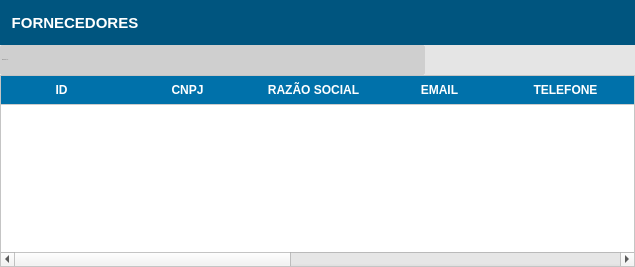
            <widget class="QWidget" name="fornecedores">
             <layout class="QVBoxLayout" name="verticalLayout_27">
              <property name="spacing">
               <number>0</number>
              </property>
              <property name="leftMargin">
               <number>0</number>
              </property>
              <property name="topMargin">
               <number>0</number>
              </property>
              <property name="rightMargin">
               <number>0</number>
              </property>
              <property name="bottomMargin">
               <number>0</number>
              </property>
              <item>
               <widget class="QFrame" name="frame_69">
                <property name="maximumSize">
                 <size>
                  <width>16777215</width>
                  <height>45</height>
                 </size>
                </property>
                <property name="styleSheet">
                 <string notr="true">background-color: rgb(0, 85, 127);</string>
                </property>
                <property name="frameShape">
                 <enum>QFrame::NoFrame</enum>
                </property>
                <property name="frameShadow">
                 <enum>QFrame::Raised</enum>
                </property>
                <layout class="QHBoxLayout" name="horizontalLayout_17">
                 <property name="spacing">
                  <number>0</number>
                 </property>
                 <property name="leftMargin">
                  <number>0</number>
                 </property>
                 <property name="topMargin">
                  <number>0</number>
                 </property>
                 <property name="rightMargin">
                  <number>0</number>
                 </property>
                 <property name="bottomMargin">
                  <number>0</number>
                 </property>
                 <item>
                  <widget class="QPushButton" name="pushButton_20">
                   <property name="minimumSize">
                    <size>
                     <width>150</width>
                     <height>45</height>
                    </size>
                   </property>
                   <property name="styleSheet">
                    <string notr="true">QPushButton {
border: none;
color: rgb(255, 255, 255);
font-weight: bold;
font-size: 15px;


text-transform: uppercase
 }
QPushButton:hover{
border: none;
color: rgb(255, 255, 255);
font-weight: bold;
font-size: 16px;
text-decoration:underline;



}</string>
                   </property>
                   <property name="text">
                    <string>FORNECEDORES</string>
                   </property>
                   <property name="icon">
                    <iconset>
                     <normaloff>img/fornecedor.png</normaloff>img/fornecedor.png</iconset>
                   </property>
                   <property name="iconSize">
                    <size>
                     <width>35</width>
                     <height>30</height>
                    </size>
                   </property>
                  </widget>
                 </item>
                 <item>
                  <spacer name="horizontalSpacer_10">
                   <property name="orientation">
                    <enum>Qt::Horizontal</enum>
                   </property>
                   <property name="sizeHint" stdset="0">
                    <size>
                     <width>485</width>
                     <height>20</height>
                    </size>
                   </property>
                  </spacer>
                 </item>
                </layout>
               </widget>
              </item>
              <item>
               <widget class="QFrame" name="frame_153">
                <property name="minimumSize">
                 <size>
                  <width>0</width>
                  <height>30</height>
                 </size>
                </property>
                <property name="maximumSize">
                 <size>
                  <width>16777215</width>
                  <height>30</height>
                 </size>
                </property>
                <property name="frameShape">
                 <enum>QFrame::NoFrame</enum>
                </property>
                <property name="frameShadow">
                 <enum>QFrame::Raised</enum>
                </property>
                <layout class="QHBoxLayout" name="horizontalLayout">
                 <property name="spacing">
                  <number>0</number>
                 </property>
                 <property name="leftMargin">
                  <number>0</number>
                 </property>
                 <property name="topMargin">
                  <number>0</number>
                 </property>
                 <property name="rightMargin">
                  <number>0</number>
                 </property>
                 <property name="bottomMargin">
                  <number>0</number>
                 </property>
                 <item>
                  <widget class="QLineEdit" name="tx_BuscaUsuarios_3">
                   <property name="sizePolicy">
                    <sizepolicy hsizetype="Preferred" vsizetype="Preferred">
                     <horstretch>0</horstretch>
                     <verstretch>0</verstretch>
                    </sizepolicy>
                   </property>
                   <property name="maximumSize">
                    <size>
                     <width>777777</width>
                     <height>16777215</height>
                    </size>
                   </property>
                   <property name="font">
                    <font>
                     <family>Arial</family>
                     <pointsize>-1</pointsize>
                     <weight>50</weight>
                     <italic>false</italic>
                     <bold>false</bold>
                    </font>
                   </property>
                   <property name="mouseTracking">
                    <bool>false</bool>
                   </property>
                   <property name="focusPolicy">
                    <enum>Qt::ClickFocus</enum>
                   </property>
                   <property name="styleSheet">
                    <string notr="true">QLineEdit{
background: #CFCFCF;
border-radius: 2px;
color: #000;
font: 13px &quot;Arial&quot; ;
text-transform: uppercase;
}
QLineEdit:Focus {
border: 1px solid blue;
}</string>
                   </property>
                   <property name="placeholderText">
                    <string>PESQUISAR...</string>
                   </property>
                  </widget>
                 </item>
                 <item>
                  <widget class="QPushButton" name="Bt_Pesquisa_Fornecedor">
                   <property name="sizePolicy">
                    <sizepolicy hsizetype="Preferred" vsizetype="Preferred">
                     <horstretch>0</horstretch>
                     <verstretch>0</verstretch>
                    </sizepolicy>
                   </property>
                   <property name="minimumSize">
                    <size>
                     <width>0</width>
                     <height>33</height>
                    </size>
                   </property>
                   <property name="maximumSize">
                    <size>
                     <width>50</width>
                     <height>16777215</height>
                    </size>
                   </property>
                   <property name="toolTip">
                    <string>Pesquisar</string>
                   </property>
                   <property name="styleSheet">
                    <string notr="true">QPushButton {

background-color: rgb(229, 229, 229);
border:none;
 }
QPushButton:hover{
background-color: rgb(255, 255, 255);

}</string>
                   </property>
                   <property name="text">
                    <string/>
                   </property>
                   <property name="icon">
                    <iconset>
                     <normaloff>img/pesquisar.png</normaloff>img/pesquisar.png</iconset>
                   </property>
                   <property name="iconSize">
                    <size>
                     <width>50</width>
                     <height>30</height>
                    </size>
                   </property>
                  </widget>
                 </item>
                 <item>
                  <widget class="QPushButton" name="Bt_Add_Fornecedor">
                   <property name="sizePolicy">
                    <sizepolicy hsizetype="Preferred" vsizetype="Preferred">
                     <horstretch>0</horstretch>
                     <verstretch>0</verstretch>
                    </sizepolicy>
                   </property>
                   <property name="minimumSize">
                    <size>
                     <width>0</width>
                     <height>33</height>
                    </size>
                   </property>
                   <property name="maximumSize">
                    <size>
                     <width>50</width>
                     <height>16777215</height>
                    </size>
                   </property>
                   <property name="toolTip">
                    <string>Adicionar</string>
                   </property>
                   <property name="styleSheet">
                    <string notr="true">QPushButton {

background-color: rgb(229, 229, 229);
border:none;
 }
QPushButton:hover{
background-color: rgb(255, 255, 255);

}</string>
                   </property>
                   <property name="text">
                    <string/>
                   </property>
                   <property name="icon">
                    <iconset>
                     <normaloff>img/adicionar.png</normaloff>img/adicionar.png</iconset>
                   </property>
                   <property name="iconSize">
                    <size>
                     <width>50</width>
                     <height>25</height>
                    </size>
                   </property>
                  </widget>
                 </item>
                 <item>
                  <widget class="QPushButton" name="Bt_Edit_Fornecedor">
                   <property name="sizePolicy">
                    <sizepolicy hsizetype="Preferred" vsizetype="Preferred">
                     <horstretch>0</horstretch>
                     <verstretch>0</verstretch>
                    </sizepolicy>
                   </property>
                   <property name="minimumSize">
                    <size>
                     <width>0</width>
                     <height>0</height>
                    </size>
                   </property>
                   <property name="maximumSize">
                    <size>
                     <width>60</width>
                     <height>33</height>
                    </size>
                   </property>
                   <property name="font">
                    <font>
                     <pointsize>6</pointsize>
                    </font>
                   </property>
                   <property name="toolTip">
                    <string>Editar</string>
                   </property>
                   <property name="styleSheet">
                    <string notr="true">QPushButton {
background-color: rgb(229, 229, 229);
border:none;
 }
QPushButton:hover{
background-color: rgb(255, 255, 255);

}</string>
                   </property>
                   <property name="text">
                    <string/>
                   </property>
                   <property name="icon">
                    <iconset>
                     <normaloff>img/editar.png</normaloff>img/editar.png</iconset>
                   </property>
                   <property name="iconSize">
                    <size>
                     <width>50</width>
                     <height>25</height>
                    </size>
                   </property>
                  </widget>
                 </item>
                 <item>
                  <widget class="QPushButton" name="Bt_Remover_Fornecedor">
                   <property name="sizePolicy">
                    <sizepolicy hsizetype="Preferred" vsizetype="Preferred">
                     <horstretch>0</horstretch>
                     <verstretch>0</verstretch>
                    </sizepolicy>
                   </property>
                   <property name="minimumSize">
                    <size>
                     <width>0</width>
                     <height>33</height>
                    </size>
                   </property>
                   <property name="maximumSize">
                    <size>
                     <width>50</width>
                     <height>16777215</height>
                    </size>
                   </property>
                   <property name="toolTip">
                    <string>Excluir</string>
                   </property>
                   <property name="styleSheet">
                    <string notr="true">QPushButton {
background-color: rgb(229, 229, 229);
border:none;
 }
QPushButton:hover{
background-color: rgb(255, 255, 255);

}</string>
                   </property>
                   <property name="text">
                    <string/>
                   </property>
                   <property name="icon">
                    <iconset>
                     <normaloff>img/remover.png</normaloff>img/remover.png</iconset>
                   </property>
                   <property name="iconSize">
                    <size>
                     <width>30</width>
                     <height>27</height>
                    </size>
                   </property>
                  </widget>
                 </item>
                </layout>
               </widget>
              </item>
              <item>
               <widget class="QTableWidget" name="TableWidget_Produto_2">
                <property name="styleSheet">
                 <string notr="true">QHeaderView:section{
background-color: rgb(0, 113, 170);
padding: 5px 5px 5px 0px ;
font-size: 12px;
font-family: &quot;Arial&quot;;
font-weight: bold;
color: rgb(255, 255, 255);
border:none;
border-bottom: 1px solid #CCC;
}
QTableView{
background-color: rgb(255, 255, 255);
font-size: 12px;
color: rgb(113, 113, 113);

}
</string>
                </property>
                <property name="frameShape">
                 <enum>QFrame::StyledPanel</enum>
                </property>
                <property name="alternatingRowColors">
                 <bool>false</bool>
                </property>
                <property name="showGrid">
                 <bool>true</bool>
                </property>
                <property name="sortingEnabled">
                 <bool>false</bool>
                </property>
                <attribute name="horizontalHeaderCascadingSectionResizes">
                 <bool>false</bool>
                </attribute>
                <attribute name="horizontalHeaderDefaultSectionSize">
                 <number>126</number>
                </attribute>
                <attribute name="verticalHeaderCascadingSectionResizes">
                 <bool>false</bool>
                </attribute>
                <column>
                 <property name="text">
                  <string>ID</string>
                 </property>
                </column>
                <column>
                 <property name="text">
                  <string>CNPJ</string>
                 </property>
                </column>
                <column>
                 <property name="text">
                  <string>RAZÃO SOCIAL</string>
                 </property>
                </column>
                <column>
                 <property name="text">
                  <string>EMAIL</string>
                 </property>
                </column>
                <column>
                 <property name="text">
                  <string>TELEFONE</string>
                 </property>
                </column>
                <column>
                 <property name="text">
                  <string>CEP</string>
                 </property>
                </column>
                <column>
                 <property name="text">
                  <string>LOGRADOURO</string>
                 </property>
                </column>
                <column>
                 <property name="text">
                  <string>NÚMERO</string>
                 </property>
                </column>
                <column>
                 <property name="text">
                  <string>BAIRRO</string>
                 </property>
                </column>
                <column>
                 <property name="text">
                  <string>MUNICIPIO</string>
                 </property>
                </column>
                <column>
                 <property name="text">
                  <string>UF</string>
                 </property>
                </column>
               </widget>
              </item>
             </layout>
            </widget>
